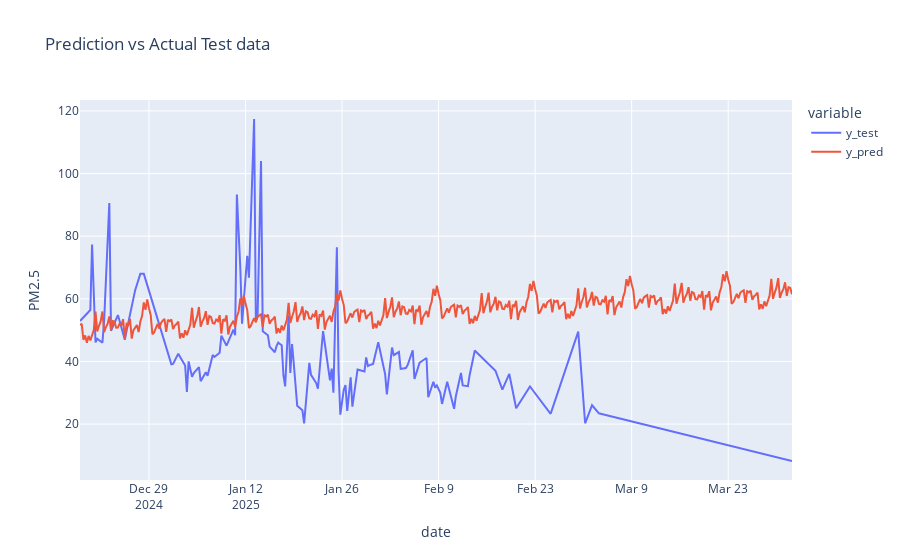

Notebook cell for this chart:
### Code cell
# Plot results
fig = px.line(
    data_frame= df_pred_test,
    title = "Prediction vs Actual Test data ",
    labels= {"value" : "PM2.5"}
)
fig.show()

### Figure 1 — Plotly figure (JSON) as saved in the notebook; plotly's stock layout.template omitted (floating-point values rounded to 4 significant figures; data arrays with more than 128 entries replaced by an {"elided": "..."} marker saying what was removed)
{"data": [{"hovertemplate": "variable=y_test<br>date=%{x}<br>PM2.5=%{y}<extra></extra>", "legendgroup": "y_test", "line": {"color": "#636efa", "dash": "solid"}, "marker": {"symbol": "circle"}, "mode": "lines", "name": "y_test", "orientation": "v", "showlegend": true, "type": "scatter", "x": {"elided": "414 str values"}, "xaxis": "x", "y": {"elided": "414 float values"}, "yaxis": "y"}, {"hovertemplate": "variable=y_pred<br>date=%{x}<br>PM2.5=%{y}<extra></extra>", "legendgroup": "y_pred", "line": {"color": "#EF553B", "dash": "solid"}, "marker": {"symbol": "circle"}, "mode": "lines", "name": "y_pred", "orientation": "v", "showlegend": true, "type": "scatter", "x": {"elided": "414 str values"}, "xaxis": "x", "y": {"elided": "414 float values"}, "yaxis": "y"}], "layout": {"legend": {"title": {"text": "variable"}, "tracegroupgap": 0}, "title": {"text": "Prediction vs Actual Test data "}, "xaxis": {"anchor": "y", "domain": [0, 1], "title": {"text": "date"}}, "yaxis": {"anchor": "x", "domain": [0, 1], "title": {"text": "PM2.5"}}}}
